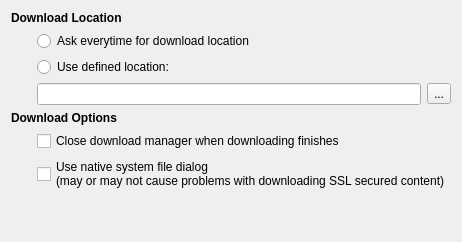
     <widget class="QWidget" name="downloadPage">
      <layout class="QGridLayout" name="gridLayout_10">
       <item row="0" column="0" colspan="4">
        <widget class="QLabel" name="label_23">
         <property name="text">
          <string>&lt;b&gt;Download Location&lt;/b&gt;</string>
         </property>
        </widget>
       </item>
       <item row="3" column="1" colspan="2">
        <widget class="QRadioButton" name="askEverytime">
         <property name="text">
          <string>Ask everytime for download location</string>
         </property>
        </widget>
       </item>
       <item row="4" column="1" colspan="2">
        <widget class="QRadioButton" name="useDefined">
         <property name="text">
          <string>Use defined location: </string>
         </property>
        </widget>
       </item>
       <item row="5" column="1" colspan="3">
        <layout class="QHBoxLayout" name="horizontalLayout_4">
         <item>
          <widget class="QLineEdit" name="downLoc"/>
         </item>
         <item>
          <widget class="QToolButton" name="downButt">
           <property name="text">
            <string>...</string>
           </property>
          </widget>
         </item>
        </layout>
       </item>
       <item row="9" column="2">
        <spacer name="verticalSpacer_10">
         <property name="orientation">
          <enum>Qt::Vertical</enum>
         </property>
         <property name="sizeHint" stdset="0">
          <size>
           <width>20</width>
           <height>40</height>
          </size>
         </property>
        </spacer>
       </item>
       <item row="4" column="3">
        <spacer name="horizontalSpacer_18">
         <property name="orientation">
          <enum>Qt::Horizontal</enum>
         </property>
         <property name="sizeHint" stdset="0">
          <size>
           <width>40</width>
           <height>20</height>
          </size>
         </property>
        </spacer>
       </item>
       <item row="5" column="0">
        <spacer name="horizontalSpacer_19">
         <property name="orientation">
          <enum>Qt::Horizontal</enum>
         </property>
         <property name="sizeType">
          <enum>QSizePolicy::Fixed</enum>
         </property>
         <property name="sizeHint" stdset="0">
          <size>
           <width>20</width>
           <height>20</height>
          </size>
         </property>
        </spacer>
       </item>
       <item row="6" column="0" colspan="4">
        <widget class="QLabel" name="label_22">
         <property name="text">
          <string>&lt;b&gt;Download Options&lt;/b&gt;</string>
         </property>
        </widget>
       </item>
       <item row="8" column="1" colspan="3">
        <widget class="QCheckBox" name="downlaodNativeSystemDialog">
         <property name="text">
          <string>Use native system file dialog
(may or may not cause problems with downloading SSL secured content)</string>
         </property>
        </widget>
       </item>
       <item row="7" column="1" colspan="3">
        <widget class="QCheckBox" name="closeDownManOnFinish">
         <property name="text">
          <string>Close download manager when downloading finishes</string>
         </property>
        </widget>
       </item>
      </layout>
     </widget>
